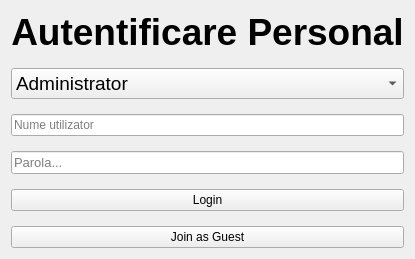
      <widget class="QWidget" name="page">
       <layout class="QVBoxLayout" name="verticalLayout_2">
        <property name="spacing">
         <number>15</number>
        </property>
        <item>
         <widget class="QLabel" name="label">
          <property name="font">
           <font>
            <family>Segoe UI</family>
            <pointsize>28</pointsize>
            <bold>true</bold>
            <underline>false</underline>
           </font>
          </property>
          <property name="frameShape">
           <enum>QFrame::Shape::NoFrame</enum>
          </property>
          <property name="text">
           <string>Autentificare Personal</string>
          </property>
          <property name="alignment">
           <set>Qt::AlignmentFlag::AlignCenter</set>
          </property>
         </widget>
        </item>
        <item>
         <widget class="QComboBox" name="roleCombo">
          <property name="font">
           <font>
            <pointsize>14</pointsize>
           </font>
          </property>
          <item>
           <property name="text">
            <string>Administrator</string>
           </property>
          </item>
          <item>
           <property name="text">
            <string>Angajat</string>
           </property>
          </item>
         </widget>
        </item>
        <item>
         <widget class="QLineEdit" name="userInput">
          <property name="text">
           <string/>
          </property>
          <property name="placeholderText">
           <string>Nume utilizator</string>
          </property>
         </widget>
        </item>
        <item>
         <widget class="QLineEdit" name="passInput">
          <property name="font">
           <font>
            <pointsize>10</pointsize>
           </font>
          </property>
          <property name="text">
           <string/>
          </property>
          <property name="echoMode">
           <enum>QLineEdit::EchoMode::Password</enum>
          </property>
          <property name="placeholderText">
           <string>Parola...</string>
          </property>
         </widget>
        </item>
        <item>
         <widget class="QPushButton" name="btnLogin">
          <property name="text">
           <string>Login</string>
          </property>
         </widget>
        </item>
        <item>
         <widget class="QPushButton" name="btnJoinGuest">
          <property name="text">
           <string>Join as Guest</string>
          </property>
         </widget>
        </item>
       </layout>
      </widget>
